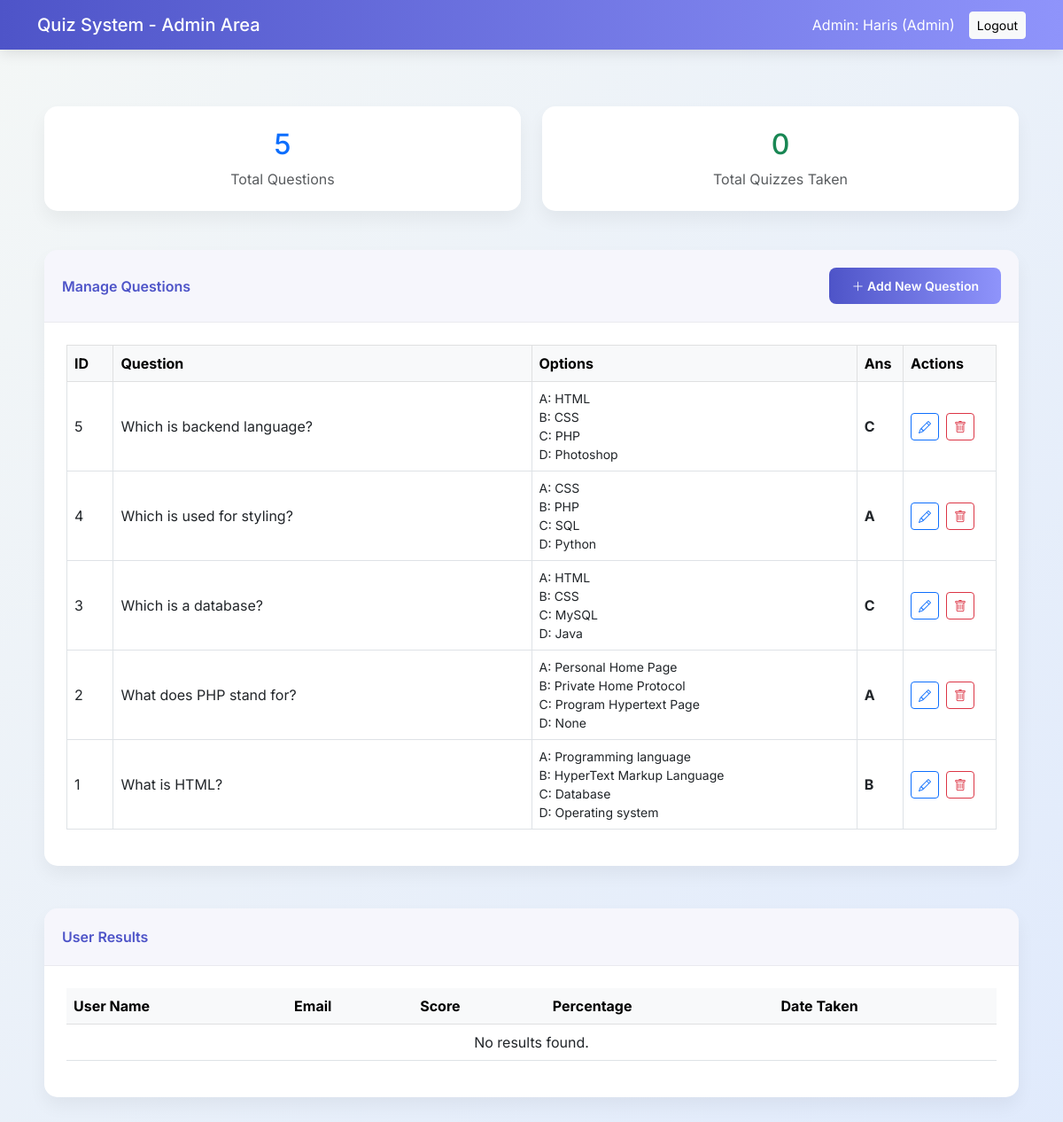
/admin/index.php (signed in), run on the app's committed database.
### tables this page shows
CREATE TABLE IF NOT EXISTS `questions` (
  `id` int(11) NOT NULL AUTO_INCREMENT,
  `question` text NOT NULL,
  `option_a` varchar(255) NOT NULL,
  `option_b` varchar(255) NOT NULL,
  `option_c` varchar(255) NOT NULL,
  `option_d` varchar(255) NOT NULL,
  `correct_answer` char(1) NOT NULL,
  PRIMARY KEY (`id`)
);

### admin/index.php (the view, shortened to what this page needs)
<?php
require_once '../includes/db.php';
$q_stmt = $pdo->query("SELECT * FROM questions ORDER BY id DESC");
$questions = $q_stmt->fetchAll();
$r_stmt = $pdo->query("
    SELECT r.*, u.name, u.email
    FROM results r
    JOIN users u ON r.user_id = u.id
    ORDER BY r.created_at DESC
");
$results = $r_stmt->fetchAll();
?>
<!DOCTYPE html>
<html lang="en">
<head>
    <link href="https://cdn.jsdelivr.net/npm/bootstrap@5.3.0/dist/css/bootstrap.min.css" rel="stylesheet">
    <link rel="stylesheet" href="../assets/css/style.css">
    <link rel="stylesheet" href="https://cdn.jsdelivr.net/npm/bootstrap-icons@1.10.5/font/bootstrap-icons.css">
</head>
<body>
<nav class="navbar navbar-expand-lg navbar-dark mb-4">
    <div class="container">
        <a class="navbar-brand" href="index.php">Quiz System - Admin Area</a>
        <div class="d-flex align-items-center">
            <span class="text-white me-3">Admin: <?php echo htmlspecialchars($_SESSION['name']); ?></span>
            <a href="../logout.php" class="btn btn-sm btn-light">Logout</a>
        </div>
    </div>
</nav>
<div class="container main-container">
    <div class="row mb-4">
        <div class="col-md-6">
            <div class="custom-card text-center p-4">
                <h2 class="text-primary"><?php echo count($questions); ?></h2>
                <p class="text-muted mb-0">Total Questions</p>
            </div>
        </div>
        <div class="col-md-6">
            <div class="custom-card text-center p-4">
                <h2 class="text-success"><?php echo count($results); ?></h2>
                <p class="text-muted mb-0">Total Quizzes Taken</p>
            </div>
        </div>
    </div>
    <div class="custom-card mb-5">
        <div class="card-header d-flex justify-content-between align-items-center">
            <span>Manage Questions</span>
            <a href="add_question.php" class="btn btn-sm btn-primary-custom">
                <i class="bi bi-plus-lg"></i> Add New Question
            </a>
        </div>
        <div class="card-body">
            <div class="table-responsive">
                <table class="table table-bordered table-hover align-middle">
                    <thead class="table-light">
                        <tr>
                            <th width="5%">ID</th>
                            <th width="45%">Question</th>
                            <th width="35%">Options</th>
                            <th width="5%">Ans</th>
                            <th width="10%">Actions</th>
                        </tr>
                    </thead>
                    <tbody>
                        <?php foreach ($questions as $q): ?>
                        <tr>
                            <td><?php echo $q['id']; ?></td>
                            <td><?php echo htmlspecialchars($q['question']); ?></td>
                            <td class="small">
                                A: <?php echo htmlspecialchars($q['option_a']); ?><br>
                                B: <?php echo htmlspecialchars($q['option_b']); ?><br>
                                C: <?php echo htmlspecialchars($q['option_c']); ?><br>
                                D: <?php echo htmlspecialchars($q['option_d']); ?>
                            </td>
                            <td><strong><?php echo $q['correct_answer']; ?></strong></td>
                            <td>
                                <div class="d-flex gap-2">
                                    <a href="edit_question.php?id=<?php echo $q['id']; ?>" class="btn btn-sm btn-outline-primary" title="Edit">
                                        <i class="bi bi-pencil"></i>
                                    </a>
                                    <a href="delete_question.php?id=<?php echo $q['id']; ?>" class="btn btn-sm btn-outline-danger" title="Delete" onclick="return confirm('Are you sure you want to delete this question?');">
                                        <i class="bi bi-trash"></i>
                                    </a>
                                </div>
                            </td>
                        </tr>
                        <?php endforeach; ?>
                    </tbody>
                </table>
            </div>
        </div>
    </div>
    <div class="custom-card">
        <div class="card-header">
            <span>User Results</span>
        </div>
        <div class="card-body">
            <div class="table-responsive">
                <table class="table table-hover align-middle">
                    <thead class="table-light">
                        <tr>
                            <th>User Name</th>
                            <th>Email</th>
                            <th>Score</th>
                            <th>Percentage</th>
                            <th>Date Taken</th>
                        </tr>
                    </thead>
                    <tbody>
                        <?php if(count($results) == 0): ?>
                            <tr><td colspan="5" class="text-center">No results found.</td></tr>
                        <?php endif; ?>
                    </tbody>
                </table>
            </div>
        </div>
    </div>
</div>
</body>
</html>

### assets/css/style.css (style rules this page uses)
:root { --primary-color: #4e54c8; --secondary-color: #8f94fb; --text-color: #333; --bg-color: #f4f7f6; --card-bg: #ffffff; --success-color: #28a745; --danger-color: #dc3545; }
body { font-family: 'Inter', sans-serif; background: linear-gradient(135deg, var(--bg-color) 0%, #e0eafc 100%); background-attachment: fixed; color: var(--text-color); min-height: 100vh; display: flex; flex-direction: column; }
.navbar { background: linear-gradient(to right, var(--primary-color), var(--secondary-color)) !important; box-shadow: 0 4px 15px rgba(0,0,0,0.1); }
.navbar-brand, .nav-link { color: #fff !important; font-weight: 500; }
.main-container { flex: 1; padding: 40px 20px; }
.custom-card { background: var(--card-bg); border-radius: 15px; border: none; box-shadow: 0 10px 20px rgba(0,0,0,0.05); margin-bottom: 20px; transition: all 0.3s ease; overflow: hidden; }
.custom-card .card-header { background: rgba(78, 84, 200, 0.05); border-bottom: 1px solid rgba(0,0,0,0.05); font-weight: 600; color: var(--primary-color); padding: 20px; }
.custom-card .card-body { padding: 25px; }
.btn-primary-custom { background: linear-gradient(to right, var(--primary-color), var(--secondary-color)); border: none; padding: 10px 25px; border-radius: 8px; font-weight: 600; color: white; transition: all 0.3s ease; }

### data on the page
questions: id "5", question "Which is backend language?", option_a "HTML", option_b "CSS", option_c "PHP", option_d "Photoshop", correct_answer "C"
questions: id "4", question "Which is used for styling?", option_a "CSS", option_b "PHP", option_c "SQL", option_d "Python", correct_answer "A"
questions: id "3", question "Which is a database?", option_a "HTML", option_b "CSS", option_c "MySQL", option_d "Java", correct_answer "C"
questions: id "2", question "What does PHP stand for?", option_a "Personal Home Page", option_b "Private Home Protocol", option_c "Program Hypertext Page", option_d "None", correct_answer "A"
questions: id "1", question "What is HTML?", option_a "Programming language", option_b "HyperText Markup Language", option_c "Database", option_d "Operating system", correct_answer "B"

### other printed values
$_SESSION['name'] "Haris (Admin)"
count($questions) "5"
count($results) "0"
